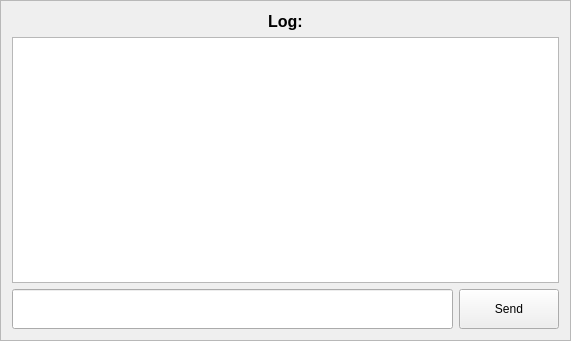
     <widget class="QFrame" name="Log_frame">
      <property name="geometry">
       <rect>
        <x>409</x>
        <y>419</y>
        <width>571</width>
        <height>341</height>
       </rect>
      </property>
      <property name="sizePolicy">
       <sizepolicy hsizetype="Preferred" vsizetype="Preferred">
        <horstretch>0</horstretch>
        <verstretch>0</verstretch>
       </sizepolicy>
      </property>
      <property name="frameShape">
       <enum>QFrame::Shape::StyledPanel</enum>
      </property>
      <property name="frameShadow">
       <enum>QFrame::Shadow::Plain</enum>
      </property>
      <layout class="QGridLayout" name="gridLayout_3">
       <item row="0" column="0">
        <layout class="QVBoxLayout" name="verticalLayout_6">
         <item>
          <layout class="QVBoxLayout" name="verticalLayout_5">
           <item>
            <widget class="QLabel" name="ConsoleLabel">
             <property name="font">
              <font>
               <pointsize>12</pointsize>
               <bold>true</bold>
              </font>
             </property>
             <property name="text">
              <string>Log:</string>
             </property>
             <property name="alignment">
              <set>Qt::AlignmentFlag::AlignCenter</set>
             </property>
            </widget>
           </item>
           <item>
            <widget class="QPlainTextEdit" name="Console">
             <property name="sizePolicy">
              <sizepolicy hsizetype="Preferred" vsizetype="MinimumExpanding">
               <horstretch>0</horstretch>
               <verstretch>0</verstretch>
              </sizepolicy>
             </property>
             <property name="readOnly">
              <bool>true</bool>
             </property>
            </widget>
           </item>
          </layout>
         </item>
         <item>
          <layout class="QHBoxLayout" name="horizontalLayout_4">
           <item>
            <widget class="QLineEdit" name="ConsoleInput">
             <property name="sizePolicy">
              <sizepolicy hsizetype="Preferred" vsizetype="Preferred">
               <horstretch>0</horstretch>
               <verstretch>0</verstretch>
              </sizepolicy>
             </property>
             <property name="minimumSize">
              <size>
               <width>0</width>
               <height>40</height>
              </size>
             </property>
            </widget>
           </item>
           <item>
            <widget class="QToolButton" name="ConsoleSend_button">
             <property name="sizePolicy">
              <sizepolicy hsizetype="Preferred" vsizetype="Preferred">
               <horstretch>0</horstretch>
               <verstretch>0</verstretch>
              </sizepolicy>
             </property>
             <property name="minimumSize">
              <size>
               <width>0</width>
               <height>40</height>
              </size>
             </property>
             <property name="maximumSize">
              <size>
               <width>100</width>
               <height>16777215</height>
              </size>
             </property>
             <property name="text">
              <string>Send</string>
             </property>
            </widget>
           </item>
          </layout>
         </item>
        </layout>
       </item>
      </layout>
     </widget>
